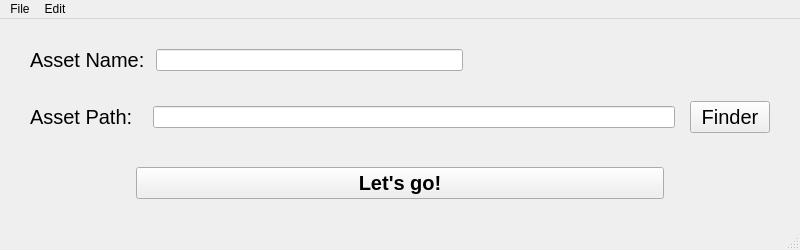
<?xml version="1.0" encoding="UTF-8"?>
<ui version="4.0">
 <class>MainWindow</class>
 <widget class="QMainWindow" name="MainWindow">
  <property name="geometry">
   <rect>
    <x>0</x>
    <y>0</y>
    <width>800</width>
    <height>250</height>
   </rect>
  </property>
  <property name="windowTitle">
   <string>Asset Tool</string>
  </property>
  <widget class="QWidget" name="centralwidget">
   <layout class="QHBoxLayout" name="horizontalLayout">
    <property name="spacing">
     <number>15</number>
    </property>
    <property name="leftMargin">
     <number>30</number>
    </property>
    <property name="topMargin">
     <number>15</number>
    </property>
    <property name="rightMargin">
     <number>30</number>
    </property>
    <property name="bottomMargin">
     <number>15</number>
    </property>
    <item>
     <layout class="QVBoxLayout" name="verticalLayout">
      <item>
       <layout class="QHBoxLayout" name="Name">
        <property name="spacing">
         <number>6</number>
        </property>
        <item>
         <widget class="QLabel" name="L_name">
          <property name="font">
           <font>
            <pointsize>15</pointsize>
           </font>
          </property>
          <property name="text">
           <string>Asset Name:</string>
          </property>
         </widget>
        </item>
        <item>
         <spacer name="horizontalSpacer">
          <property name="orientation">
           <enum>Qt::Horizontal</enum>
          </property>
          <property name="sizeType">
           <enum>QSizePolicy::Preferred</enum>
          </property>
          <property name="sizeHint" stdset="0">
           <size>
            <width>5</width>
            <height>20</height>
           </size>
          </property>
         </spacer>
        </item>
        <item>
         <widget class="QLineEdit" name="T_name">
          <property name="sizePolicy">
           <sizepolicy hsizetype="Expanding" vsizetype="Fixed">
            <horstretch>0</horstretch>
            <verstretch>0</verstretch>
           </sizepolicy>
          </property>
         </widget>
        </item>
        <item>
         <spacer name="horizontalSpacer_3">
          <property name="orientation">
           <enum>Qt::Horizontal</enum>
          </property>
          <property name="sizeHint" stdset="0">
           <size>
            <width>40</width>
            <height>20</height>
           </size>
          </property>
         </spacer>
        </item>
       </layout>
      </item>
      <item>
       <layout class="QHBoxLayout" name="Path">
        <item>
         <widget class="QLabel" name="L_path">
          <property name="font">
           <font>
            <pointsize>15</pointsize>
           </font>
          </property>
          <property name="text">
           <string>Asset Path:</string>
          </property>
         </widget>
        </item>
        <item>
         <spacer name="horizontalSpacer_2">
          <property name="orientation">
           <enum>Qt::Horizontal</enum>
          </property>
          <property name="sizeType">
           <enum>QSizePolicy::Preferred</enum>
          </property>
          <property name="sizeHint" stdset="0">
           <size>
            <width>5</width>
            <height>20</height>
           </size>
          </property>
         </spacer>
        </item>
        <item>
         <widget class="QLineEdit" name="T_path"/>
        </item>
        <item>
         <widget class="QPushButton" name="B_finder">
          <property name="sizePolicy">
           <sizepolicy hsizetype="Minimum" vsizetype="Fixed">
            <horstretch>0</horstretch>
            <verstretch>0</verstretch>
           </sizepolicy>
          </property>
          <property name="font">
           <font>
            <pointsize>15</pointsize>
           </font>
          </property>
          <property name="text">
           <string>Finder</string>
          </property>
          <property name="flat">
           <bool>false</bool>
          </property>
         </widget>
        </item>
       </layout>
      </item>
      <item>
       <spacer name="verticalSpacer">
        <property name="orientation">
         <enum>Qt::Vertical</enum>
        </property>
        <property name="sizeType">
         <enum>QSizePolicy::Fixed</enum>
        </property>
        <property name="sizeHint" stdset="0">
         <size>
          <width>20</width>
          <height>5</height>
         </size>
        </property>
       </spacer>
      </item>
      <item>
       <layout class="QHBoxLayout" name="Go" stretch="1,5,1">
        <item>
         <spacer name="horizontalSpacer_4">
          <property name="orientation">
           <enum>Qt::Horizontal</enum>
          </property>
          <property name="sizeHint" stdset="0">
           <size>
            <width>40</width>
            <height>20</height>
           </size>
          </property>
         </spacer>
        </item>
        <item>
         <widget class="QPushButton" name="B_go">
          <property name="sizePolicy">
           <sizepolicy hsizetype="Expanding" vsizetype="Fixed">
            <horstretch>0</horstretch>
            <verstretch>0</verstretch>
           </sizepolicy>
          </property>
          <property name="font">
           <font>
            <pointsize>15</pointsize>
            <weight>75</weight>
            <bold>true</bold>
           </font>
          </property>
          <property name="text">
           <string>Let's go!</string>
          </property>
         </widget>
        </item>
        <item>
         <spacer name="horizontalSpacer_5">
          <property name="orientation">
           <enum>Qt::Horizontal</enum>
          </property>
          <property name="sizeHint" stdset="0">
           <size>
            <width>40</width>
            <height>20</height>
           </size>
          </property>
         </spacer>
        </item>
       </layout>
      </item>
     </layout>
    </item>
   </layout>
  </widget>
  <widget class="QMenuBar" name="menubar">
   <property name="geometry">
    <rect>
     <x>0</x>
     <y>0</y>
     <width>800</width>
     <height>28</height>
    </rect>
   </property>
   <widget class="QMenu" name="menuFile">
    <property name="title">
     <string>File</string>
    </property>
    <addaction name="actionOpen"/>
   </widget>
   <widget class="QMenu" name="menuEdit">
    <property name="title">
     <string>Edit</string>
    </property>
   </widget>
   <addaction name="menuFile"/>
   <addaction name="menuEdit"/>
  </widget>
  <widget class="QStatusBar" name="statusbar"/>
  <action name="actionOpen">
   <property name="text">
    <string>Open</string>
   </property>
  </action>
 </widget>
 <resources/>
 <connections/>
</ui>
